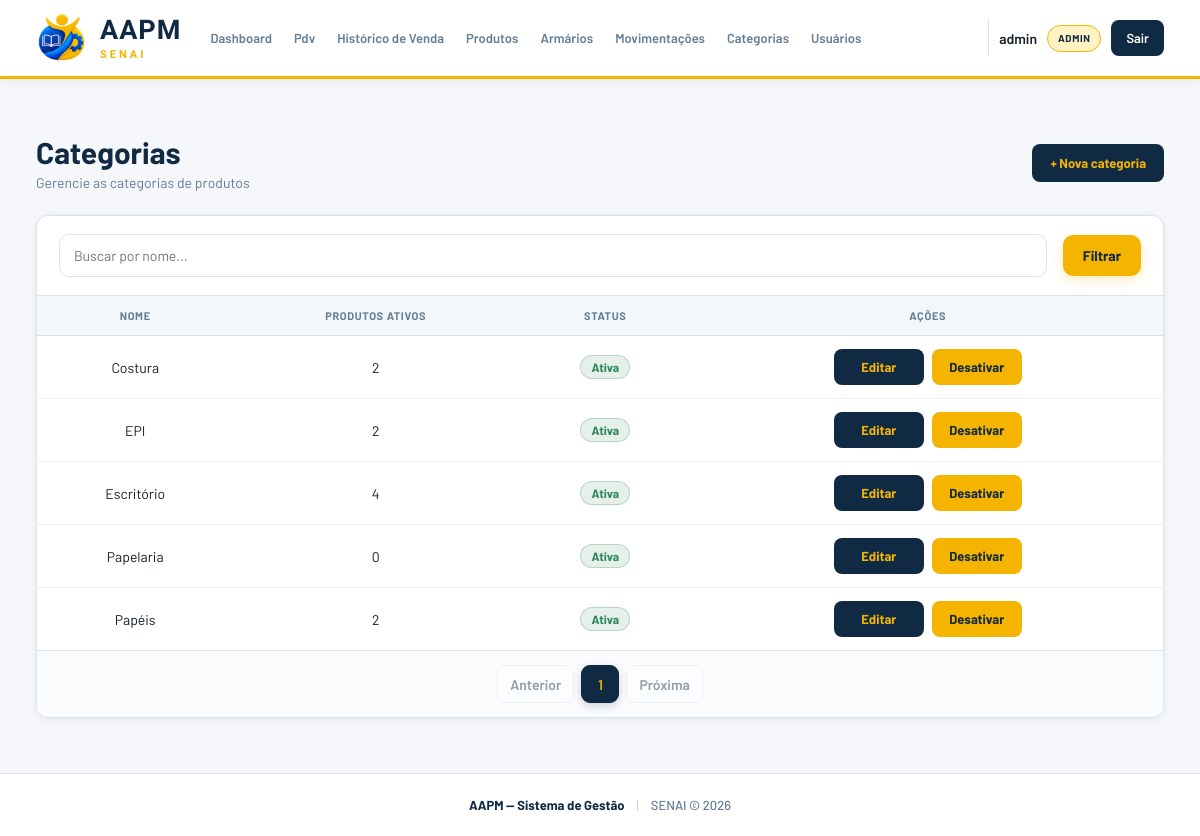
The page /categorias/ (signed in) on the database its author committed.
### app/models/categoria.py (models this page shows)
class Categoria(Base):
    __tablename__ = "categorias"
    id = Column(Integer, primary_key=True,autoincrement=True, index=True)
    nome = Column(String(100), nullable=False, unique=True)
    ativo = Column(Boolean, default=True)
    produtos = relationship("Produto", back_populates="categoria", lazy="select")

### app/controllers/categoria_controller.py (the view)
@router.get("/")
def listar_categorias(
    request: Request,
    busca: str = "",
    page: int = 1,
    db: Session = Depends(get_db),
    admin = Depends(get_admin)
):
    query = db.query(Categoria)
    if busca:
        query = query.filter(Categoria.nome.ilike(f"%{busca}%"))
    categorias, pagination = paginate(
        query.order_by(Categoria.nome), page
    )
    return templates.TemplateResponse(
        request,
        "categorias/index.html",
        {
            "request":    request,
            "usuario":    admin,
            "categorias": categorias,
            "pagination": pagination,
            "busca":      busca,
        }
    )

### app/templates/categorias/index.html (shortened to what this page needs)
{% extends "base.html" %}
{% block extra_css %}
<link rel="stylesheet" href="/static/css/index-categorias.css?v=2">
<link rel="stylesheet" href="/static/css/list-filter.css?v=1">
<link rel="stylesheet" href="/static/css/list-pages.css?v=1">
{% endblock %}
{% block conteudo %}
<div class="page-header">
  <div>
    <h1 class="page-title">Categorias</h1>
    <p class="page-subtitle">Gerencie as categorias de produtos</p>
  </div>
  <a href="/categorias/nova" class="btn-primary">+ Nova categoria</a>
</div>
<div class="card">
  <form method="get" action="/categorias" class="list-filter list-filter--inset">
    <input type="text" name="busca" class="form-input list-filter__search" placeholder="Buscar por nome..." value="{{ busca }}">
    <button type="submit" class="btn-primary">Filtrar</button>
  </form>
  <div class="table-wrapper">
    <table class="table">
      <thead>
        <tr>
          <th>Nome</th>
          <th>Produtos ativos</th>
          <th>Status</th>
          <th>Ações</th>
        </tr>
      </thead>
      <tbody>
        {% for c in categorias | sort(attribute='nome', case_sensitive=false) %}
        <tr>
          <td>{{ c.nome }}</td>
          <td>{{ c.produtos | selectattr('ativo') | list | length }}</td>
          <td>
            <span class="status-badge status-badge--{{ 'ativo' if c.ativo else 'inativo' }}">
              {{ "Ativa" if c.ativo else "Inativa" }}
            </span>
          </td>
          <td class="td-actions">
            <div class="actions-group">
              <a href="/categorias/{{ c.id }}/editar" class="btn-table">Editar</a>
              <form action="/categorias/{{ c.id }}/toggle-ativo" method="post" data-confirm-form data-confirm-title="Tem certeza?" data-confirm-message="Tem certeza que deseja {{ 'desativar' if c.ativo else 'ativar' }} esta categoria?" data-confirm-label="{{ 'Desativar' if c.ativo else 'Ativar' }}">
                <button type="submit" class="btn-table btn-table--warn">
                  {{ "Desativar" if c.ativo else "Ativar" }}
                </button>
              </form>
            </div>
          </td>
        </tr>
        {% endfor %}
      </tbody>
    </table>
  </div>
  {% include "paginacao/index.html" %}
</div>
{% endblock %}

### app/static/css/base.css (style rules this page uses)
* { margin: 0; padding: 0; box-sizing: border-box; }
html { scroll-behavior: smooth; }
body { min-height: 100vh; display: flex; flex-direction: column; font-family: "Barlow", sans-serif; background: var(--fundo); color: var(--texto); -webkit-font-smoothing: antialiased; text-rendering: optimizeLegibility; }
:root { --azul: #102A43; --azul-2: #243B53; --azul-3: #486581; --laranja: #F5B400; --laranja-2: #D99F00; --laranja-claro: #FFF3C4; --branco: #FFFFFF; --fundo: #F5F7FA; --fundo-card: #FFFFFF; --texto: #17202A; --texto-secundario: #627D98; --borda: #D9E2EC; --verde: #2F855A; --vermelho: #C53030; --sombra: 0 5px 20px rgba(16, 42, 67, 0.08); --sombra-hover: 0 10px 28px rgba(16, 42, 67, 0.14); --radius: 12px; }
button, input, select, textarea { font-family: inherit; }
button { cursor: pointer; }
a { color: inherit; }

### app/static/css/index-categorias.css (style rules this page uses)
.td-actions form { margin: 0 !important; padding: 0 !important; background: transparent !important; box-shadow: none !important; border: none !important; display: inline-flex !important; }
.btn-table { display: inline-flex; align-items: center; justify-content: center; min-width: 90px; height: 34px; padding: 0 14px; border: 1px solid transparent; border-radius: 6px; background: var(--azul); color: var(--laranja) !important; text-decoration: none; font-size: 13px; font-weight: 600; cursor: pointer; transition: background-color 0.2s ease, transform 0.1s ease; }
.btn-table--warn { background: var(--laranja) !important; color: var(--azul) !important; border: 1px solid rgba(245, 180, 0, 0.4) !important; }
.page-header { display:flex; align-items:center; justify-content:space-between; margin-bottom:20px; flex-wrap:wrap; gap:12px; }
.page-title { margin:0; color:var(--azul); font-size:22px; font-weight:700; }
.page-subtitle { margin-top:2px; color:var(--texto-secundario); font-size:13px; }
.btn-primary { display:inline-flex; align-items:center; justify-content:center; height:38px; padding:0 18px; background:var(--azul); color:var(--laranja)!important; border-radius:8px; text-decoration:none; font-size:13px; font-weight:700; transition:background .2s ease,transform .2s ease,box-shadow .2s ease; }
.card { overflow:hidden; background:var(--fundo-card); border:1px solid var(--borda); border-radius:var(--radius); box-shadow:var(--sombra); }
.table-wrapper { overflow-x:auto; }
.table { width:100%; border-collapse:collapse; font-size:14px; }
.table thead { background:var(--fundo); }
.table th,.table td { padding:14px 16px; text-align:center; vertical-align:middle; }
.table th { color:var(--texto-secundario); font-size:12px; font-weight:700; text-transform:uppercase; letter-spacing:.06em; white-space:nowrap; border-bottom:1px solid var(--borda); }
.table td { color:var(--texto); border-bottom:1px solid var(--fundo); }
.table tbody tr:last-child td { border-bottom:none; }
.table tbody tr { transition:background .2s ease; }
.status-badge { display:inline-flex; align-items:center; justify-content:center; padding:4px 10px; border-radius:999px; font-size:12px; font-weight:700; }
.status-badge--ativo { background:rgba(47,133,90,.12); color:var(--verde); border:1px solid rgba(47,133,90,.25); }
.td-actions { white-space:nowrap; text-align:center; }
.actions-group { display:flex; align-items:center; justify-content:center; gap:8px; }
.td-actions form { display:inline-flex!important; margin:0!important; padding:0!important; background:transparent!important; border:none!important; box-shadow:none!important; }
.btn-table { height:36px; border-radius:8px; font-weight:700; transition:background .2s ease,transform .2s ease,box-shadow .2s ease; }

### app/static/css/list-filter.css (style rules this page uses)
.list-filter { display: flex; align-items: center; gap: 1rem; margin-bottom: 1.5rem; flex-wrap: wrap; }
.list-filter--inset { margin: 25px; }
.list-filter .form-input { padding: 12px 14px; border: 1px solid var(--borda); border-radius: 10px; color: var(--texto); font: inherit; font-size: 14px; }
.list-filter__search { flex: 1; min-width: 200px; }
.list-filter .btn-primary { display: inline-flex; align-items: center; justify-content: center; height: auto; padding: 12px 20px; border: none; border-radius: 10px; background: var(--laranja); color: var(--azul) !important; font-size: 14px; font-weight: 700; text-decoration: none; box-shadow: 0 4px 12px rgba(245, 180, 0, .25); transition: transform .2s ease, box-shadow .2s ease; }

### rows shown on the page
Categoria: nome "Costura", produtos|selectattr "2", ativo "Ativa", ativo "Desativar"
Categoria: nome "EPI", produtos|selectattr "2", ativo "Ativa", ativo "Desativar"
Categoria: nome "Escritório", produtos|selectattr "4", ativo "Ativa", ativo "Desativar"
Categoria: nome "Papelaria", produtos|selectattr "0", ativo "Ativa", ativo "Desativar"
Categoria: nome "Papéis", produtos|selectattr "2", ativo "Ativa", ativo "Desativar"

### other values the page prints
{{ usuario.nome }} "admin"
{{ usuario.role }} "ADMIN"
{{ numero }} "1"
